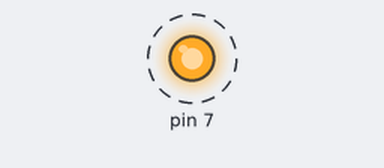
The sketch below on a simulated Arduino Uno, built with avr-gcc and run on an emulated ATmega328P. Parts: output pins drawn as LEDs (lit = HIGH). Dashed ring = blinking.

Above: at 0.5 s.
Timing chart, 0 to 3.5 s (numbered marks = the images above):
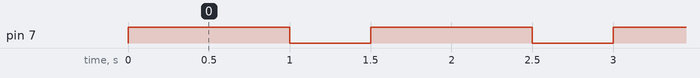

Measured:
- by itself, pin 7: alternates HIGH for 1.0 s and LOW for 0.50 s

The sketch:

sketch_sep20a.ino
```cpp
void setup() {
  // make pin 7 an output pin
  pinMode(7,OUTPUT);
}

void loop() {
  //send voltage to pin 7
  digitalWrite(7, HIGH);
  //wait a second
  delay(1000);
  //turn off voltage on pin 7
  digitalWrite(7,LOW);
  //wait a second
  delay(500);
}
```
